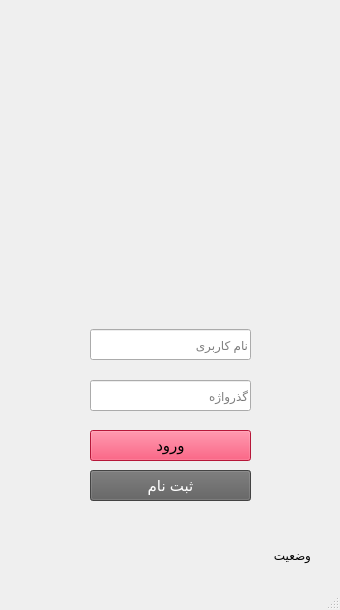
<?xml version="1.0" encoding="UTF-8"?>
<ui version="4.0">
 <class>login</class>
 <widget class="QMainWindow" name="login">
  <property name="geometry">
   <rect>
    <x>0</x>
    <y>0</y>
    <width>340</width>
    <height>610</height>
   </rect>
  </property>
  <property name="minimumSize">
   <size>
    <width>340</width>
    <height>610</height>
   </size>
  </property>
  <property name="maximumSize">
   <size>
    <width>340</width>
    <height>610</height>
   </size>
  </property>
  <property name="sizeIncrement">
   <size>
    <width>0</width>
    <height>0</height>
   </size>
  </property>
  <property name="windowTitle">
   <string>ورود</string>
  </property>
  <property name="windowIcon">
   <iconset resource="../assets.qrc">
    <normaloff>:/new/prefix1/assets/logo.png</normaloff>:/new/prefix1/assets/logo.png</iconset>
  </property>
  <widget class="QWidget" name="centralWidget">
   <widget class="QLabel" name="lbl_status">
    <property name="geometry">
     <rect>
      <x>30</x>
      <y>530</y>
      <width>281</width>
      <height>51</height>
     </rect>
    </property>
    <property name="text">
     <string>وضعیت</string>
    </property>
    <property name="alignment">
     <set>Qt::AlignLeading|Qt::AlignLeft|Qt::AlignVCenter</set>
    </property>
   </widget>
   <widget class="QLabel" name="label">
    <property name="geometry">
     <rect>
      <x>90</x>
      <y>50</y>
      <width>161</width>
      <height>161</height>
     </rect>
    </property>
    <property name="text">
     <string/>
    </property>
    <property name="pixmap">
     <pixmap resource="../assets.qrc">:/new/prefix1/assets/logo.png</pixmap>
    </property>
    <property name="scaledContents">
     <bool>true</bool>
    </property>
   </widget>
   <widget class="QLabel" name="label_2">
    <property name="geometry">
     <rect>
      <x>80</x>
      <y>220</y>
      <width>181</width>
      <height>91</height>
     </rect>
    </property>
    <property name="text">
     <string/>
    </property>
    <property name="pixmap">
     <pixmap resource="../assets.qrc">:/new/prefix1/assets/cinematicket-logo.png</pixmap>
    </property>
    <property name="scaledContents">
     <bool>true</bool>
    </property>
   </widget>
   <widget class="QPushButton" name="pushButton">
    <property name="geometry">
     <rect>
      <x>90</x>
      <y>430</y>
      <width>161</width>
      <height>31</height>
     </rect>
    </property>
    <property name="font">
     <font>
      <pointsize>11</pointsize>
     </font>
    </property>
    <property name="styleSheet">
     <string notr="true">background-color: rgb(255, 32, 80);</string>
    </property>
    <property name="text">
     <string>ورود</string>
    </property>
   </widget>
   <widget class="QLineEdit" name="lineEdit_username">
    <property name="geometry">
     <rect>
      <x>90</x>
      <y>329</y>
      <width>161</width>
      <height>31</height>
     </rect>
    </property>
    <property name="text">
     <string/>
    </property>
    <property name="placeholderText">
     <string>نام کاربری</string>
    </property>
   </widget>
   <widget class="QLineEdit" name="lineEdit_password">
    <property name="geometry">
     <rect>
      <x>90</x>
      <y>380</y>
      <width>161</width>
      <height>31</height>
     </rect>
    </property>
    <property name="echoMode">
     <enum>QLineEdit::Password</enum>
    </property>
    <property name="placeholderText">
     <string>گذرواژه</string>
    </property>
   </widget>
   <widget class="QPushButton" name="pushButton_signUp">
    <property name="geometry">
     <rect>
      <x>90</x>
      <y>470</y>
      <width>161</width>
      <height>31</height>
     </rect>
    </property>
    <property name="font">
     <font>
      <pointsize>11</pointsize>
     </font>
    </property>
    <property name="styleSheet">
     <string notr="true">background-color: rgb(94, 94, 94);
color: rgb(255, 255, 255);</string>
    </property>
    <property name="text">
     <string>ثبت نام</string>
    </property>
   </widget>
  </widget>
  <widget class="QStatusBar" name="statusBar"/>
 </widget>
 <layoutdefault spacing="6" margin="11"/>
 <resources>
  <include location="../assets.qrc"/>
 </resources>
 <connections/>
</ui>
